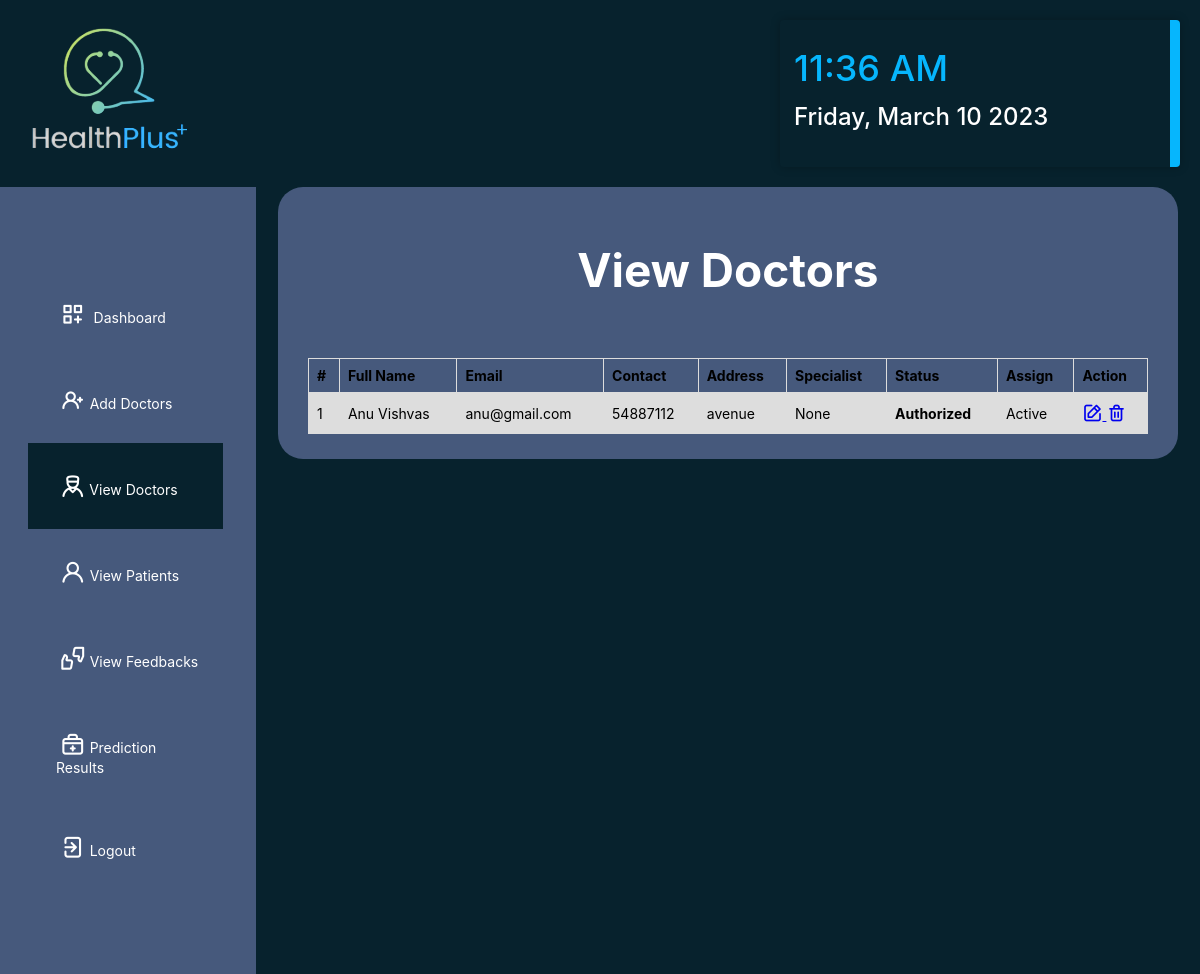
Page /admin_view_doctor (signed in) on the earlier database version.
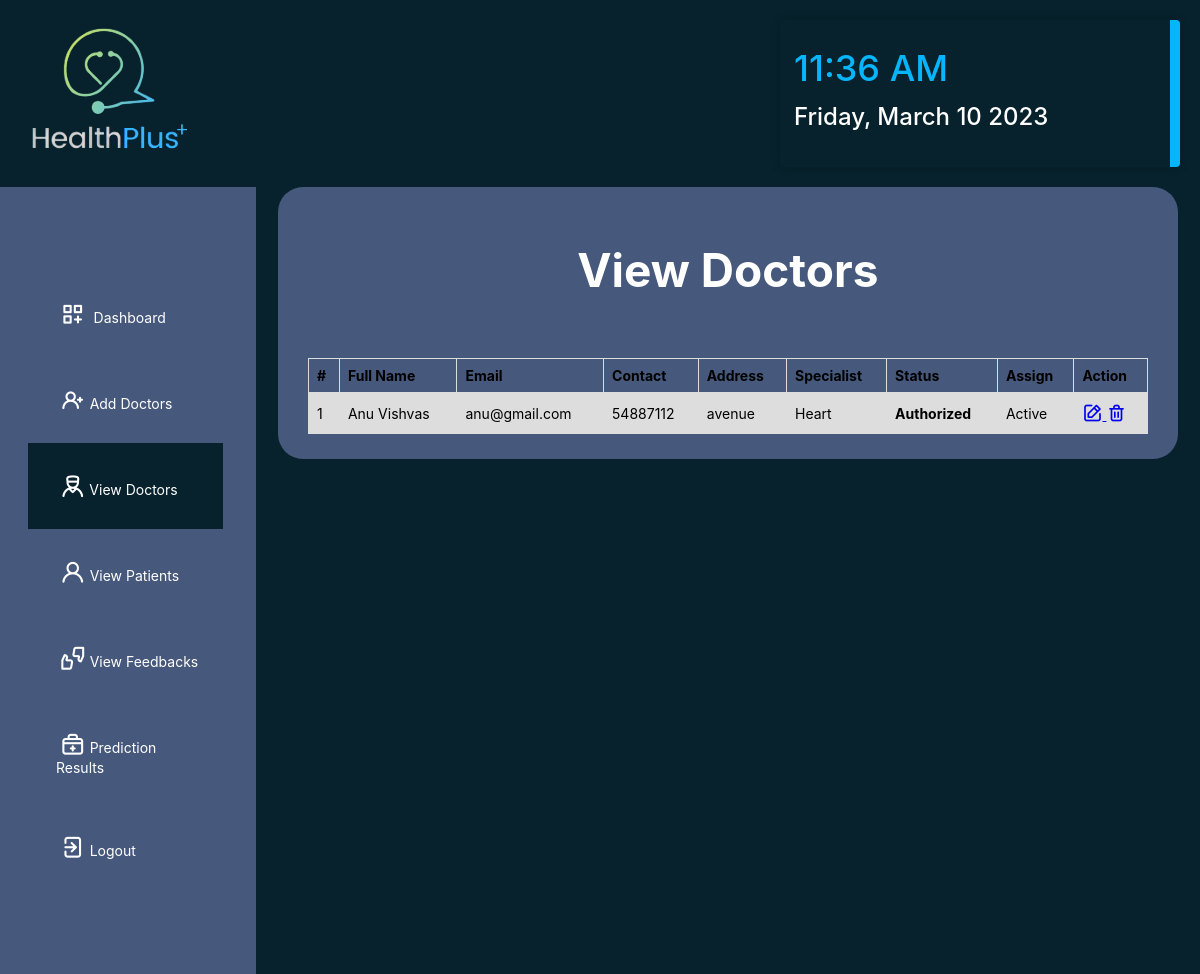
Same page on the later database version.
### healthApp/models.py (models this page shows, shortened)
class Doctor(models.Model):
    status = models.IntegerField(DOCTOR_STATUS, null=True)
    user = models.OneToOneField(User, on_delete=models.CASCADE, null=True)
    contact = models.CharField(max_length=100, null=True)
    address = models.CharField(max_length=100, null=True)
    category = models.CharField(max_length=100, null=True)
    dob = models.DateField(null=True)
    image = models.ImageField(upload_to='media/', null=True, blank=True)

### healthApp/views.py (the view)
# urls.py: path('admin_view_doctor', views.AdminViewDoctorPage, name='admin_view_doctor'),
@login_required(login_url="login")
def AdminViewDoctorPage(request):
    doctors = Doctor.objects.all()
    doctor_dict = {'doctors': doctors}
    return render(request, 'Admin_ViewDoctors.html', doctor_dict)

### templates/Admin_ViewDoctors.html (shortened to what the changed rows need)
<!DOCTYPE html>
<html lang="en">
    {% load static %}
    <head>
        <link rel="stylesheet" href="{% static 'css/styles.css' %}" type="text/css" media="all">
        <link rel="stylesheet" href="https://unicons.iconscout.com/release/v4.0.0/css/line.css">
        <link rel="stylesheet" href="https://cdnjs.cloudflare.com/ajax/libs/font-awesome/6.0.0-beta3/css/all.min.css"
 />
        <link rel="stylesheet" type="text/css" href="https://cdn.datatables.net/v/dt/jszip-2.5.0/dt-1.13.2/b-2.3.4/b-html5-2.3.4/b-print-2.3.4/datatables.min.css"/>
    </head>
    <body>
        <div class="wrapper">
            <div class="historyContainer">
                <h1>
                    View Doctors
                </h1>
                <div class="table-responsive">
                    <table id="myTable">
                        <thead>
                            <tr>
                                <th>#</th>
                                <th>Full Name</th>
                                <th>Email</th>
                                <th>Contact</th>
                                <th>Address</th>
                                <th>Specialist</th>
                                <th>Status</th>
                                <th>Assign</th>
                                <th>Action</th>
                            </tr>
                        </thead>
                        <tbody>
                            {% for i in doctors%}
                            <tr>
                                <td>{{forloop.counter}}</td>
                                <td>{{i.user.first_name}} {{i.user.last_name}}</td>
                                <td>{{i.user.email}}</td>
                                <td>{{i.contact}}</td>
                                <td>{{i.address}}</td>
                                <td>{{i.category}}</td>
                                <td>{% if i.status == 1 %}
                                    <b>Authorized</b>
                                {% else %}
                                    <b>Unauthorized</b>
                                    {% endif %}</td>
                                <td>{% if i.status == 1 %}
                                    Active
                                    {% else %}
                                    Not Active
                                    {% endif %}</td>
                                <td>
                                    <a href="{% url 'admin_edit_doctor' i.id%}">
                                        <i class="uil uil-edit"></i>
                                    </a>
                                    <a href="{% url 'delete_doctor' i.id %}" ><i class="uil uil-trash-alt"></i></a>
                                </td>
                            </tr>
                            {% endfor %}
                        </tbody>
                    </table>
                </div>
            </div>
        </div>
    </body>
</html>

Differences in the rows shown:
changed Doctor "avenue": category "None" → "Heart"
